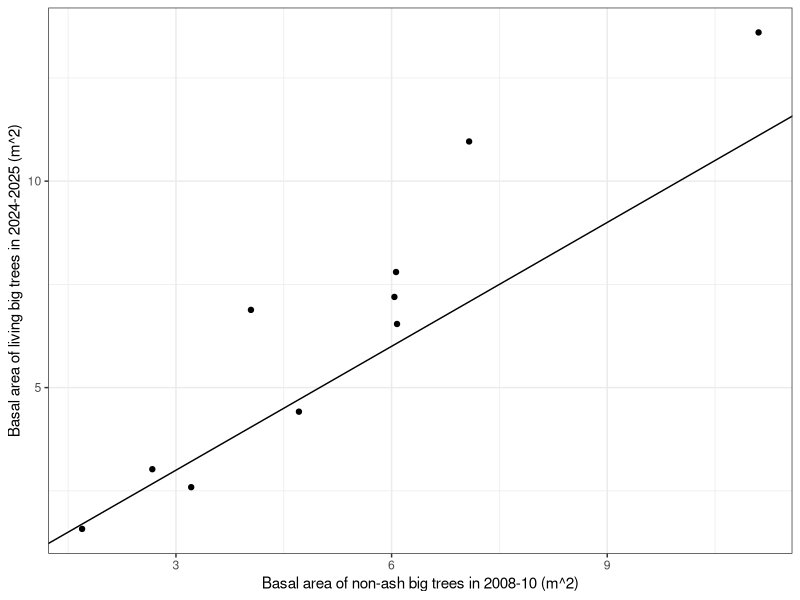
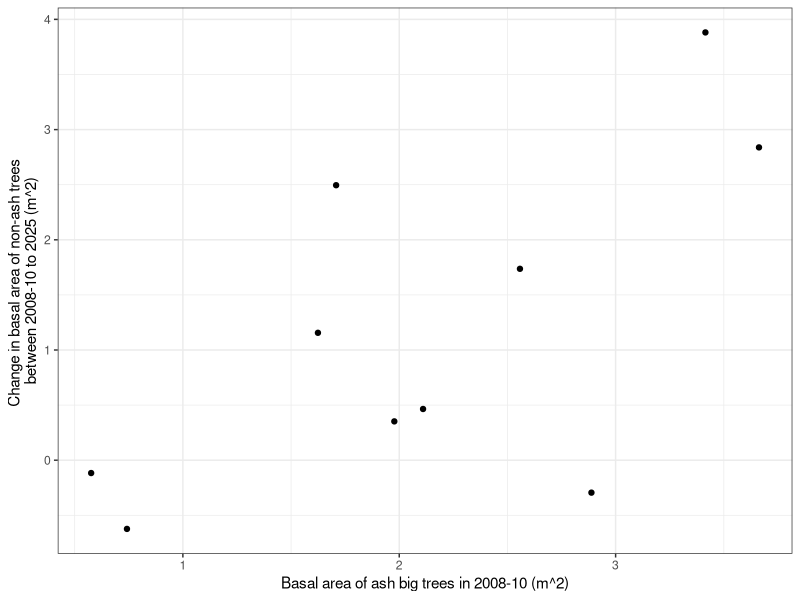

Source code (R) for these figures, in order:
# Aaron Tayal
# 8/1/2025
# Testing whether non-ash trees increased their growth after ash trees died

# We hypothesized that forests which had greater basal area of ash trees before 
# EAB invasion would have greater increases in non-ash tree basal area following 
# the death of the ash canopy, due to competitive release (Flower et al. 2013). 
# Furthermore, we hypothesized that this pattern would only hold for 
# flood-tolerant tree species (Golet et al. 1993)

library(dplyr)
library(ggplot2)
library(readxl)

# Import data  ################################################################

# Ash basal area in 2008-2010:
ash_BA_08 <- read_excel("2008-2010_data/modified_Ash_IV_data_12.5_2012.08.02.xlsx",
                        sheet=5) %>% filter(mstrlvl=="hydric")

# Tree basal area by genus in 2008-2010:
tree_BA_08 <- read_excel("2008-2010_data/modified_Ash_IV_data_12.5_2012.08.02.xlsx",
                         sheet=3)

# Tree basal area by genus in (2024)-2025:
tree_BA_25 <- read.csv("Cleaned_data/basal_area_big_trees_by_transect_2025.csv")

# Summarize the 2008-10 data by transect: ######################################

# Subset to just hydric plots: 
tree_BA_08_hydric <- tree_BA_08 %>% filter(mstrlvl == "hydric")

# Summarize by transect:
tree_BA_08_transect <- tree_BA_08_hydric %>% group_by(Transect) %>%
  summarize(
    Acer = sum(ACER),
    Amelanchier = sum(`Amelanchier spp.`),
    Betula = sum(`Betula alleghaniensis`),
    Carpinus = sum(`Carpinus caroliniana`),
    Carya = sum(CARYA),
    Fagus = sum(`Fagus grandifolia`),
    Fraxinus = sum(FRAXINUS),
    Juglans = sum(JUGLANS),
    Juniperus = sum(`Juniperus virginiana`),
    Larix = sum(`Larix laricina`),
    Liriodendron = sum(`Liriodendron tulipifera`),
    Ostrya = sum(`Ostrya virginiana`),
    Pinus = sum(`Pinus strobus`),
    Populus = sum(POPULUS),
    Prunus = sum(PRUNUS),
    Quercus = sum(QUERCUS),
    Robinia = sum(`Robinia pseudoacacia`),
    Sassafras = sum(`Sassafras albidum`),
    Tilia = sum(`Tilia americana`),
    Ulmus = sum(ULMUS),
    TOTAL = sum(TOTAL)
  )

# Now calculate a basal area total that doesn't include Fraxinus:
tree_BA_08_transect$TOTAL_non_ash.x <- 
  rowSums(tree_BA_08_transect %>% select(-Transect, -Fraxinus, -TOTAL))

# Merge the 2008-10 data to the 2024-25 data:

BA <- full_join(tree_BA_08_transect, tree_BA_25, by="Transect")

BA$TOTAL_change <- BA$TOTAL.y - BA$TOTAL.x

BA$TOTAL_non_ash_change <- BA$TOTAL.y - BA$TOTAL_non_ash.x

# Graph the non-ash basal area in 2008-10 against the non-ash basal area in 2025:
ggplot(data=BA, aes(x=TOTAL_non_ash.x, y=TOTAL.y)) +
  geom_point() + theme_bw() + xlab("Basal area of non-ash big trees in 2008-10 (m^2)") +
  ylab("Basal area of living big trees in 2024-2025 (m^2)") + 
  geom_abline(slope = 1, intercept = 0)

# Graph the change in non-ash tree basal area against the pre-EAB basal area of ash:
ggplot(data=BA, aes(x=Fraxinus.x, y=TOTAL_non_ash_change)) +
  geom_point() + theme_bw() + xlab("Basal area of ash big trees in 2008-10 (m^2)") +
  ylab("Change in basal area of non-ash trees \nbetween 2008-10 to 2025 (m^2)")



